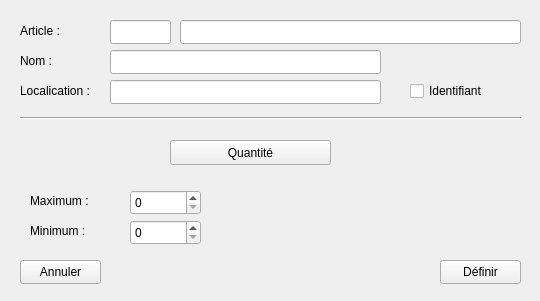
<?xml version="1.0" encoding="UTF-8"?>
<ui version="4.0">
 <class>Item</class>
 <widget class="QDialog" name="Item">
  <property name="geometry">
   <rect>
    <x>0</x>
    <y>0</y>
    <width>540</width>
    <height>301</height>
   </rect>
  </property>
  <property name="windowTitle">
   <string>Stock</string>
  </property>
  <widget class="QLabel" name="item_Label">
   <property name="geometry">
    <rect>
     <x>20</x>
     <y>20</y>
     <width>61</width>
     <height>21</height>
    </rect>
   </property>
   <property name="text">
    <string>Article :</string>
   </property>
  </widget>
  <widget class="QLineEdit" name="manufacturerCode_LineEdit">
   <property name="geometry">
    <rect>
     <x>110</x>
     <y>20</y>
     <width>61</width>
     <height>24</height>
    </rect>
   </property>
  </widget>
  <widget class="QLineEdit" name="partNumber_LineEdit">
   <property name="geometry">
    <rect>
     <x>180</x>
     <y>20</y>
     <width>341</width>
     <height>24</height>
    </rect>
   </property>
  </widget>
  <widget class="QLineEdit" name="name_LineEdit">
   <property name="geometry">
    <rect>
     <x>110</x>
     <y>50</y>
     <width>271</width>
     <height>24</height>
    </rect>
   </property>
  </widget>
  <widget class="QLabel" name="name_Label">
   <property name="geometry">
    <rect>
     <x>20</x>
     <y>50</y>
     <width>59</width>
     <height>21</height>
    </rect>
   </property>
   <property name="text">
    <string>Nom :</string>
   </property>
  </widget>
  <widget class="Line" name="line">
   <property name="geometry">
    <rect>
     <x>20</x>
     <y>110</y>
     <width>501</width>
     <height>16</height>
    </rect>
   </property>
   <property name="orientation">
    <enum>Qt::Horizontal</enum>
   </property>
  </widget>
  <widget class="QCheckBox" name="uniqueIdentifier_CheckBox">
   <property name="geometry">
    <rect>
     <x>410</x>
     <y>80</y>
     <width>131</width>
     <height>22</height>
    </rect>
   </property>
   <property name="text">
    <string>Identifiant</string>
   </property>
  </widget>
  <widget class="QPushButton" name="cancel_PushButton">
   <property name="geometry">
    <rect>
     <x>20</x>
     <y>260</y>
     <width>81</width>
     <height>24</height>
    </rect>
   </property>
   <property name="text">
    <string>Annuler</string>
   </property>
   <property name="autoDefault">
    <bool>false</bool>
   </property>
  </widget>
  <widget class="QPushButton" name="set_PushButton">
   <property name="geometry">
    <rect>
     <x>440</x>
     <y>260</y>
     <width>81</width>
     <height>24</height>
    </rect>
   </property>
   <property name="text">
    <string>Définir</string>
   </property>
   <property name="autoDefault">
    <bool>false</bool>
   </property>
  </widget>
  <widget class="QLabel" name="localisation_Label">
   <property name="geometry">
    <rect>
     <x>20</x>
     <y>80</y>
     <width>91</width>
     <height>21</height>
    </rect>
   </property>
   <property name="text">
    <string>Localication : </string>
   </property>
  </widget>
  <widget class="QLineEdit" name="localisation_LineEdit">
   <property name="geometry">
    <rect>
     <x>110</x>
     <y>80</y>
     <width>271</width>
     <height>24</height>
    </rect>
   </property>
  </widget>
  <widget class="QLabel" name="maximum_Label">
   <property name="geometry">
    <rect>
     <x>30</x>
     <y>190</y>
     <width>71</width>
     <height>21</height>
    </rect>
   </property>
   <property name="text">
    <string>Maximum : </string>
   </property>
  </widget>
  <widget class="QSpinBox" name="maximum_SpinBox">
   <property name="geometry">
    <rect>
     <x>130</x>
     <y>190</y>
     <width>71</width>
     <height>25</height>
    </rect>
   </property>
  </widget>
  <widget class="QLabel" name="minimum_Label">
   <property name="geometry">
    <rect>
     <x>30</x>
     <y>220</y>
     <width>71</width>
     <height>21</height>
    </rect>
   </property>
   <property name="text">
    <string>Minimum : </string>
   </property>
  </widget>
  <widget class="QSpinBox" name="minimum_SpinBox">
   <property name="geometry">
    <rect>
     <x>130</x>
     <y>220</y>
     <width>71</width>
     <height>25</height>
    </rect>
   </property>
  </widget>
  <widget class="QPushButton" name="quantity_PushButton">
   <property name="geometry">
    <rect>
     <x>170</x>
     <y>140</y>
     <width>161</width>
     <height>25</height>
    </rect>
   </property>
   <property name="text">
    <string>Quantité</string>
   </property>
   <property name="autoDefault">
    <bool>false</bool>
   </property>
  </widget>
 </widget>
 <tabstops>
  <tabstop>manufacturerCode_LineEdit</tabstop>
  <tabstop>partNumber_LineEdit</tabstop>
  <tabstop>name_LineEdit</tabstop>
  <tabstop>localisation_LineEdit</tabstop>
  <tabstop>maximum_SpinBox</tabstop>
  <tabstop>minimum_SpinBox</tabstop>
  <tabstop>cancel_PushButton</tabstop>
  <tabstop>set_PushButton</tabstop>
  <tabstop>uniqueIdentifier_CheckBox</tabstop>
 </tabstops>
 <resources/>
 <connections/>
</ui>
